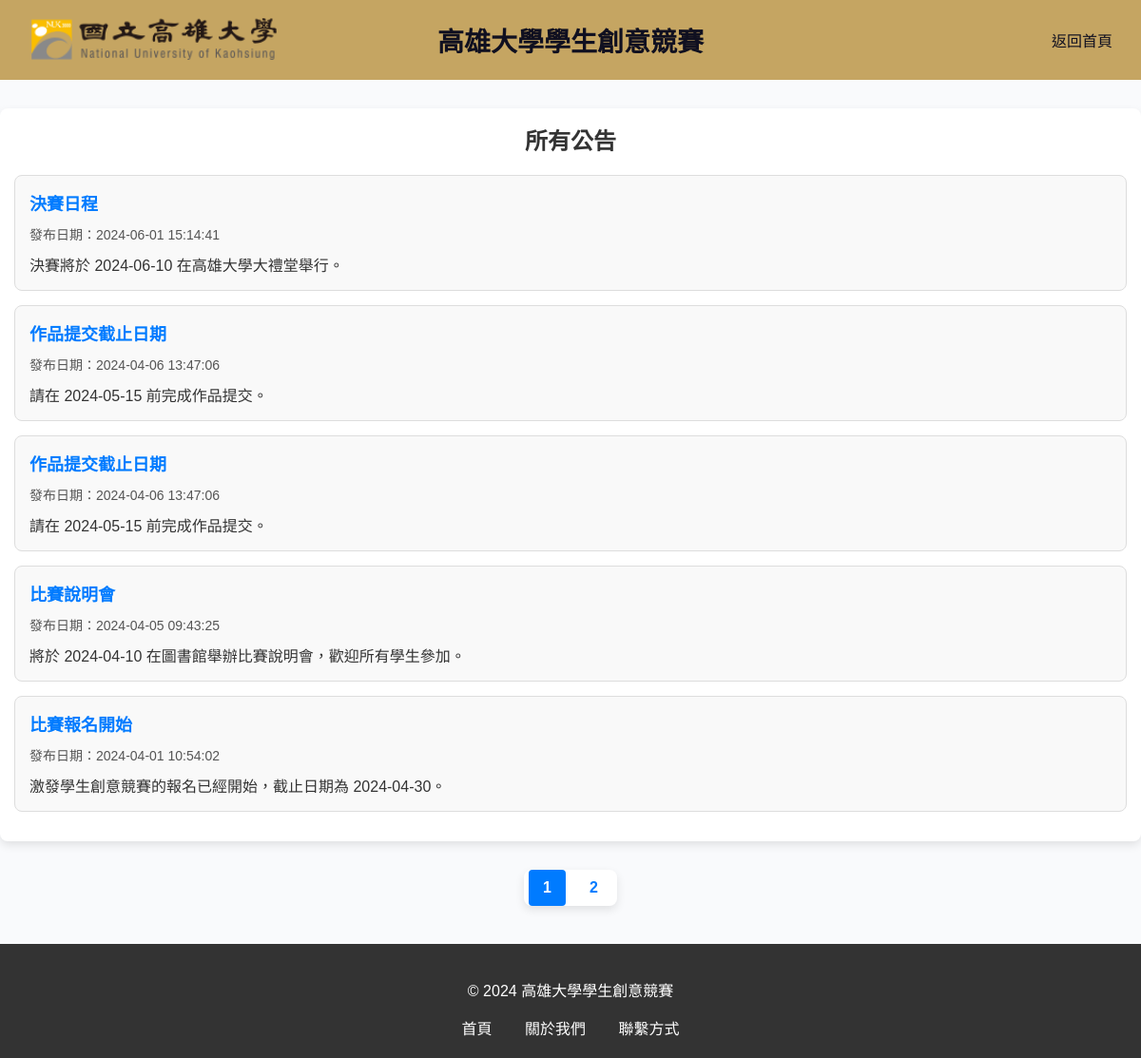
/view/announcement.php?page=1, run on the app's committed database.
### tables this page shows
CREATE TABLE `announcement` (
  `aid` int(11) NOT NULL,
  `ssn` varchar(15) NOT NULL,
  `title` varchar(200) DEFAULT NULL,
  `content` text NOT NULL,
  `datetime` datetime NOT NULL
);

### view/announcement.php (the view, shortened to what this page needs)
<?php
require_once("../library/connection.php");
$sql_query_announcements = "SELECT title, content, datetime FROM announcement ORDER BY datetime DESC";
$result_announcements = mysqli_query($link, $sql_query_announcements);
$data_nums = mysqli_num_rows($result_announcements);
$per = 5;
$pages = ceil($data_nums / $per);
if (isset($_GET["page"])) {
    $page = $_GET["page"];
} else {
    header("Location: ?page=1");
}
$start = ($page - 1) * $per;
$sql = $sql_query_announcements . " LIMIT $start, $per";
$result = mysqli_query($link, $sql);
$announcements = [];
$data_nums = mysqli_num_rows($result);
if ($result_announcements && $data_nums > 0) {
    while ($row = mysqli_fetch_assoc($result)) {
        $announcements[] = $row;
    }
}
?>
<!DOCTYPE html>
<html lang="zh-Hant-TW">
<head>
</head>
<body>
    <div class="navbar">
        <div class="logo">
            <img src="../img/logo.png" alt="Logo">
        </div>
        <div class="site-name">高雄大學學生創意競賽</div>
        <div class="auth-links">
            <a href="../view/index.php">返回首頁</a>
        </div>
    </div>
    <div class="announcement-container">
        <div class="announcement-header">所有公告</div>
        <ul class="announcement-list">
            <?php if (!empty($announcements)): ?>
                <?php foreach ($announcements as $announcement): ?>
                    <li class="announcement-item">
                        <div class="announcement-title"><?= htmlspecialchars($announcement["title"]) ?></div>
                        <div class="announcement-date">發布日期：<?= htmlspecialchars($announcement["datetime"]) ?></div>
                        <div class="announcement-content"><?= nl2br(htmlspecialchars($announcement["content"])) ?></div>
                    </li>
                <?php endforeach; ?>
            <?php else: ?>
                <li class="announcement-item">目前沒有公告。</li>
            <?php endif; ?>
        </ul>
    </div>
    <div class="pagination-container">
        <?php
        echo '<ul class="pagination">';
        for ($i = 1; $i <= $pages; $i++) {
            if ($i == $page) {
                echo '<li class="page-item active"><span class="page-link">' . $i . '</span></li>';
            } else {
                echo '<li class="page-item"><a class="page-link" href="?page=' . $i . '">' . $i . '</a></li>';
            }
        }
        echo '</ul>';
        ?>
    </div>
     <footer>
        <div class="footer">
            <p>&copy; 2024 高雄大學學生創意競賽</p>
            <a href="index.php">首頁</a>
            <a href="#">關於我們</a>
            <a href="#">聯繫方式</a>
        </div>
     </footer>
</body>
</html>

### view/announcement.php (style rules this page uses)
body { font-family: Arial, sans-serif; margin: 0; padding: 0; background-color: #f9fafc; color: #333; }
.navbar { display: flex; justify-content: space-between; align-items: center; padding: 15px 30px; background-color: #c5a562; color: white; position: relative; }
.navbar .logo img { height: 50px; margin-right: 15px; }
.navbar .site-name { font-size: 28px; color: #101020; font-weight: bold; position: absolute; left: 50%; transform: translateX(-50%); }
.navbar .auth-links a { color: #101020; text-decoration: none; margin-left: 15px; font-size: 16px; transition: color 0.3s ease; }
.announcement-container { max-width: 1200px; margin: 30px auto; padding: 15px; background: white; border-radius: 8px; box-shadow: 0 4px 10px rgba(0, 0, 0, 0.1); }
.announcement-header { font-size: 24px; font-weight: bold; margin-bottom: 20px; text-align: center; }
.announcement-list { list-style: none; padding: 0; }
.announcement-item { padding: 15px; margin-bottom: 15px; border: 1px solid #ddd; border-radius: 8px; background: #f9f9f9; transition: box-shadow 0.3s ease; }
.announcement-title { font-size: 18px; font-weight: bold; color: #007BFF; margin-bottom: 10px; }
.announcement-date { font-size: 14px; color: #555; margin-bottom: 10px; }
.announcement-content { font-size: 16px; color: #333; }
.footer { text-align: center; background-color: #333; color: white; padding: 20px; margin-top: 40px; }
.footer a { color: white; text-decoration: none; margin: 0 15px; font-size: 16px; }
.pagination-container { text-align: center; margin-top: 20px; }
.pagination { display: inline-flex; list-style: none; padding: 0; margin: 0; background-color: #fff; border-radius: 8px; box-shadow: 0 4px 10px rgba(0, 0, 0, 0.1); }
.pagination .page-item { margin: 0 5px; }
.pagination .page-link { display: inline-block; padding: 10px 15px; font-size: 16px; font-weight: bold; color: #007BFF; text-decoration: none; border-radius: 4px; transition: background-color 0.3s ease, color 0.3s ease; }
.pagination .active .page-link { background-color: #007BFF; color: white; cursor: default; }

### data on the page
announcement: title "決賽日程", datetime "2024-06-01 15:14:41", content "決賽將於 2024-06-10 在高雄大學大禮堂舉行。"
announcement: title "作品提交截止日期", datetime "2024-04-06 13:47:06", content "請在 2024-05-15 前完成作品提交。"
announcement: title "作品提交截止日期", datetime "2024-04-06 13:47:06", content "請在 2024-05-15 前完成作品提交。"
announcement: title "比賽說明會", datetime "2024-04-05 09:43:25", content "將於 2024-04-10 在圖書館舉辦比賽說明會，歡迎所有學生參加。"
announcement: title "比賽報名開始", datetime "2024-04-01 10:54:02", content "激發學生創意競賽的報名已經開始，截止日期為 2024-04-30。"
